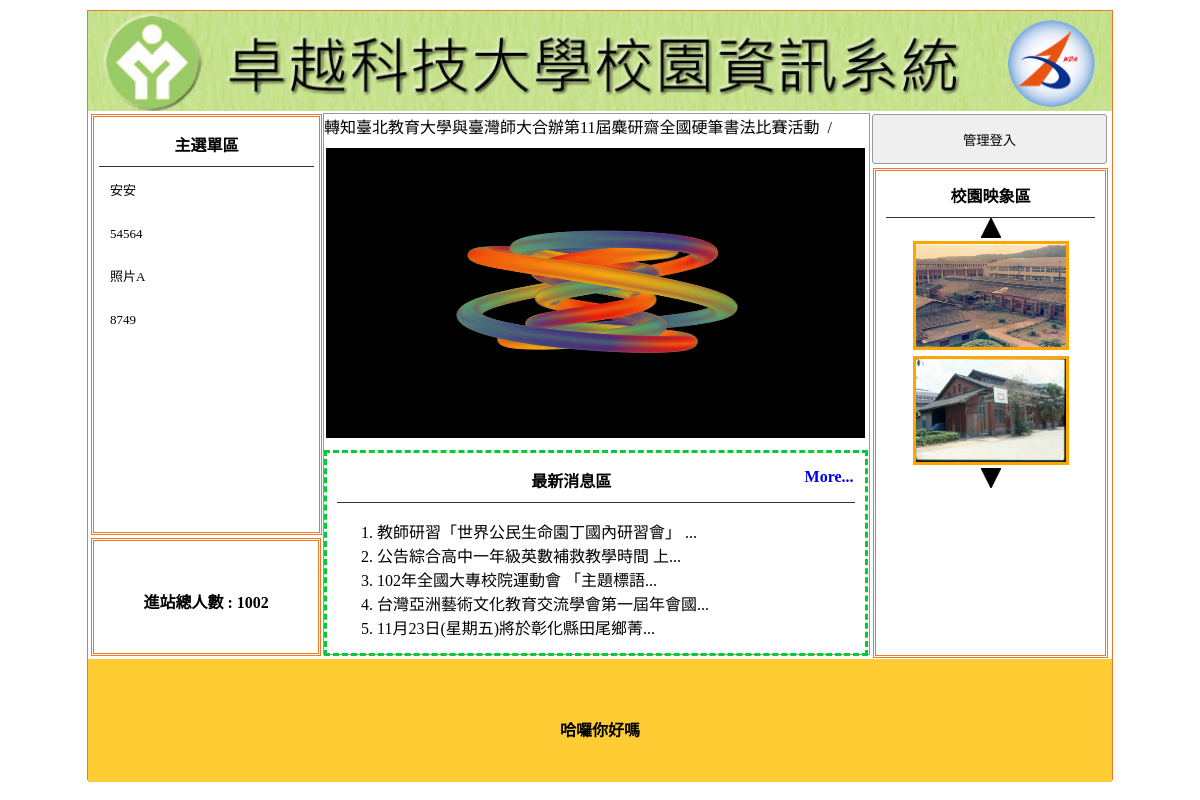
The page / on the database its author committed.
### tables this page shows
CREATE TABLE `titles` (
  `id` int(10) UNSIGNED NOT NULL,
  `img` text NOT NULL,
  `text` text NOT NULL,
  `sh` tinyint(1) UNSIGNED NOT NULL
);

CREATE TABLE `menu` (
  `id` int(10) UNSIGNED NOT NULL,
  `text` text NOT NULL,
  `href` text NOT NULL,
  `sh` tinyint(1) UNSIGNED NOT NULL,
  `menu_id` int(10) NOT NULL
);

CREATE TABLE `total` (
  `id` int(10) NOT NULL,
  `total` int(10) NOT NULL DEFAULT 0
);

CREATE TABLE `ad` (
  `id` int(10) UNSIGNED NOT NULL,
  `text` text NOT NULL,
  `sh` tinyint(1) UNSIGNED NOT NULL
);

CREATE TABLE `news` (
  `id` int(10) UNSIGNED NOT NULL,
  `text` text NOT NULL,
  `sh` tinyint(1) UNSIGNED NOT NULL
);

CREATE TABLE `image` (
  `id` int(10) UNSIGNED NOT NULL,
  `img` text NOT NULL,
  `sh` tinyint(1) UNSIGNED NOT NULL
);

CREATE TABLE `bottom` (
  `id` int(30) NOT NULL,
  `bottom` text NOT NULL DEFAULT '\'0\''
);

### api/db.php (called while the page is built, shortened)
<?php
class DB{
    protected $dsn = "mysql:host=localhost;charset=utf8;dbname=db91";
    protected $pdo;
    protected $table;
    public function __construct($table)
    {
        $this->table=$table;
        $this->pdo=new PDO($this->dsn,'root','');
    }
    function all( $where = '', $other = '')
    {
        $sql = "select * from `$this->table` ";
        $sql =$this->sql_all($sql,$where,$other);
        return  $this->pdo->query($sql)->fetchAll(PDO::FETCH_ASSOC);
    }
    function count( $where = '', $other = ''){
        $sql = "select count(*) from `$this->table` ";
        $sql=$this->sql_all($sql,$where,$other);
        return  $this->pdo->query($sql)->fetchColumn();
    }
    function find($id)
    {
        $sql = "select * from `$this->table` ";
        if (is_array($id)) {
            $tmp = $this->a2s($id);
            $sql .= " where " . join(" && ", $tmp);
        } else if (is_numeric($id)) {
            $sql .= " where `id`='$id'";
        }
        $row = $this->pdo->query($sql)->fetch(PDO::FETCH_ASSOC);
        return $row;
    }
    private function a2s($array){
        foreach ($array as $col => $value) {
            $tmp[] = "`$col`='$value'";
        }
        return $tmp;
    }
    private function sql_all($sql,$array,$other){
        if (isset($this->table) && !empty($this->table)) {
            if (is_array($array)) {
                if (!empty($array)) {
                    $tmp = $this->a2s($array);
                    $sql .= " where " . join(" && ", $tmp);
                }
            } else {
                $sql .= " $array";
            }
            $sql .= $other;
            return $sql;
        }
    }
}
$Title=new DB('titles');
$Total=new DB('total');
$Bottom=new DB('bottom');
$Ad=new DB('ad');
$Image=new DB('image');
$News=new DB('news');
$Menu=new DB('menu');
?>

### index.php (the view, shortened to what this page needs)
<?php include_once './api/db.php';?>
<!DOCTYPE html PUBLIC "-//W3C//DTD XHTML 1.0 Transitional//EN" "http://www.w3.org/TR/xhtml1/DTD/xhtml1-transitional.dtd">
<html xmlns="http://www.w3.org/1999/xhtml"><head><meta http-equiv="Content-Type" content="text/html; charset=UTF-8">
<link href="./css/css.css" rel="stylesheet" type="text/css">
</head>
<body>
	<div id="main">
		<?php
			$title=$Title->find(['sh'=>1]);
		?>
    	<a title="<?=$title['text'];?>" href="index.php">
			<div class="ti" style="background:url(&#39;./img/<?=$title['img'];?>&#39;); background-size:cover;"></div></a>
        	<div id="ms">
             	<div id="lf" style="float:left;">
            		<div id="menuput" class="dbor">
						<span class="t botli">主選單區</span>
						<?php
						$mainmu=$Menu->all(['sh'=>1,'menu_id'=>0]);
						foreach($mainmu as $main){
						?>
						<div class='mainmu'>
							<a  href="<?=$main['href'];?>" style="color:#000; font-size:13px; text-decoration:none;"><?=$main['text'];?></a>
						</div>
						<?php
						}
						?>
					</div>
                    <div class="dbor" style="margin:3px; width:95%; height:20%; line-height:100px;">
                    	<span class="t">進站總人數 : <?=$Total->find(1)['total'];?></span>
                    </div>
        		</div>
				<?php
					$do=$_GET['do']??'main';
					$file="./front/{$do}.php";
					if(file_exists($file)){
						include $file;
					}else{
						include "./front/main.php";
					}
					?>
                    <div class="di di ad" style="height:540px; width:23%; padding:0px; margin-left:22px; float:left; ">
					<?php
					if(isset($_SESSION['login'])){
					?>
                	<button style="width:100%; margin-left:auto; margin-right:auto; margin-top:2px; height:50px;" onclick="lo(&#39;back.php&#39;)">返回管理</button>
                	<?php
					}else{
					?>
					<button style="width:100%; margin-left:auto; margin-right:auto; margin-top:2px; height:50px;" onclick="lo(&#39;?do=login&#39;)">管理登入</button>
                	<?php
						}
					?>
                	<div style="width:89%; height:480px;" class="dbor">
                    	<span class="t botli">校園映象區</span>
						<div class="cent" onclick="pp(1)"><img src="./icon/up.jpg" alt=""></div>
					<?php
					$imgs=$Image->all(['sh'=>1]);
					foreach($imgs as $idx => $img){
					?>
						<div id="ssaa<?=$idx;?>" class='im cent' >
							<img src="./img/<?=$img['img'];?>" style="width:150px;height:103px;border:3px solid orange;margin:3px">
						</div>
					<?php
					}
					?>
					<div class="cent" onclick="pp(2)"><img src="./icon/dn.jpg" alt=""></div>
                    </div>
                </div>
                            </div>
            	<div style="width:1024px; left:0px; position:relative; background:#FC3; margin-top:4px; height:123px; display:block;">
                	<span class="t" style="line-height:123px;"><?=$Bottom->find(1)['bottom'];?></span>
                </div>
    </div>
</body></html>

### front/main.php (shortened to what this page needs)
<div class="di" style="height:540px; border:#999 1px solid; width:53.2%; margin:2px 0px 0px 0px; float:left; position:relative; left:20px;">
    <?php include "marquee.php"; ?>
    <div style="height:32px; display:block;"></div>
    <div style="width:100%; padding:2px; height:290px;">
        <div id="mwww" loop="true" style="width:100%; height:100%;">
        </div>
    </div>
    <div style="width:95%; padding:2px; height:190px; margin-top:10px; padding:5px 10px 5px 10px; border:#0C3 dashed 3px; position:relative;">
        <span class="t botli">最新消息區
        <?php
        if($News->count(['sh'=>1])>5){
            echo '<a href="?do=news" style="float:right">More...</a>';
        }
        ?>
        </span>
        <ul class="ssaa" style="list-style-type:decimal;">
            <?php
            $news=$News->all(['sh'=>1],' limit 5');
            foreach($news as $n){
                echo "<li>";
                echo mb_substr($n['text'],0,20);
                echo "...</li>";
            }
            ?>
        </ul>
    </div>
</div>

### front/marquee.php
<marquee scrolldelay="120" direction="left" style="position:absolute; width:100%; height:40px;">
   <?php
       $ads=$Ad->all(['sh'=>1]);
       foreach($ads as $ad){
           echo $ad['text'];
           echo '&nbsp;&nbsp;/&nbsp;&nbsp;';
       }
   ?>
</marquee>

### css/css.css (style rules this page uses)
body { padding:0px; margin:0px; }
#main { width:1024px; height:768px; margin:10px auto 10px auto; border:#EE7728 1px solid; position:relative; }
.ti { width:100%; height:100px; position:relative; background-size:cover; background-repeat:no-repeat; }
.dbor { border:#EE7728 double 3px; margin:1px; padding:2px 10px 2px 10px; }
.t { font-weight:800; display:block; text-align:center; padding:10px 1px 10px 1px; }
.botli { border-bottom:#333 1px solid; }
.mainmu { position:relative; border-radius:10px; background:url(../icon/menu.fw.png) center no-repeat; background-size:cover; line-height:30px; padding:2px 10px 2px 10px; margin:7px 1px 7px 1px; height:32px; }
#lf { height:540px; width:21%; display:inline-block; }
#menuput { width:100%; height:75%; position:relative; padding:5px; display:block; margin: 3px; }
.di { display:inline-block; }
.ad { margin:1px; padding:2px 10px 2px 10px; }
.cent { text-align:center; }
input,button { border:#999 1px solid; border-radius:3px; background:#EFEFEF; padding:5px; margin:3px; }
a { text-decoration: none; }

### rows shown on the page
titles: img (picture)
menu: text "安安"
menu: text "54564"
menu: text "照片A"
menu: text "8749"
total: total "1002"
ad: text "轉知臺北教育大學與臺灣師大合辦第11屆麋研齋全國硬筆書法比賽活動"
news: text "教師研習「世界公民生命園丁國內研習會」"
news: text "公告綜合高中一年級英數補救教學時間 上"
news: text "102年全國大專校院運動會 「主題標語"
news: text "台灣亞洲藝術文化教育交流學會第一屆年會國"
news: text "11月23日(星期五)將於彰化縣田尾鄉菁"
image: img (picture)
image: img (picture)
bottom: bottom "哈囉你好嗎"
